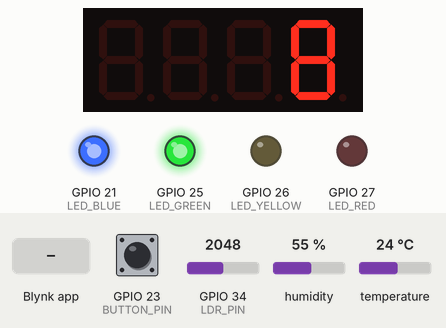
A program run on a simulated ESP32. Parts: 4-digit seven-segment display, output pins drawn as LEDs (lit = HIGH). Dashed ring = blinking. The test bench sets the inputs (shaded band); at power-on: GPIO 23 (BUTTON_PIN) HIGH, GPIO 34 (LDR_PIN) = 2048, humidity 55 %, temperature 24 °C. WiFi joins after 1.5 s; servers stay silent unless stated; what the program prints to the serial monitor is not drawn.

Above: at 3.0 s.
3.1 s: GPIO 23 (BUTTON_PIN) pulled LOW for 1.25 s
At 5.6 s:
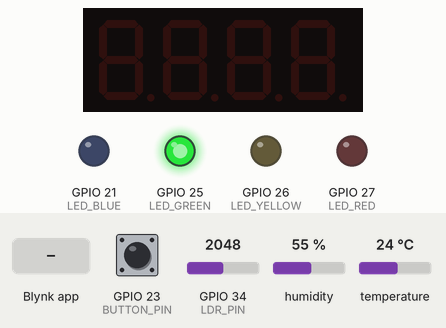
10.6 s: Blynk app writes 1 to V1
At 12.9 s:
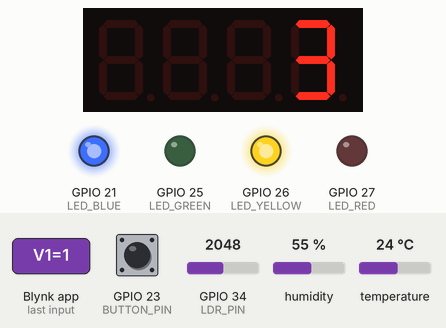
16.7 s: GPIO 34 (LDR_PIN) set to 1049
18.7 s: GPIO 34 (LDR_PIN) set to 936
At 21.1 s:
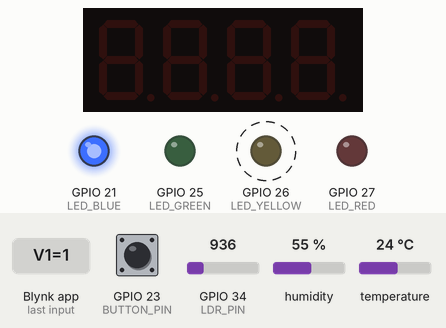
24.9 s: Blynk app writes 0 to V1
At 26.4 s:
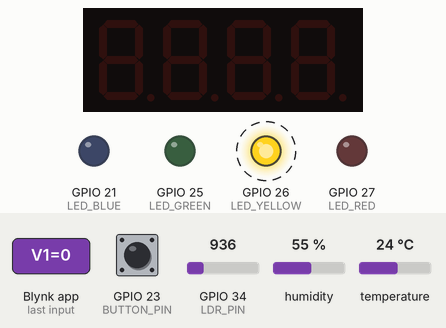
31.1 s: Blynk app writes 200 to V1
At 32.6 s:
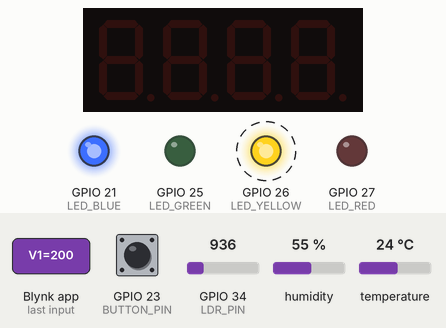
Timing chart, 0 to 38.3 s (numbered marks = the images above; inputs shaded):
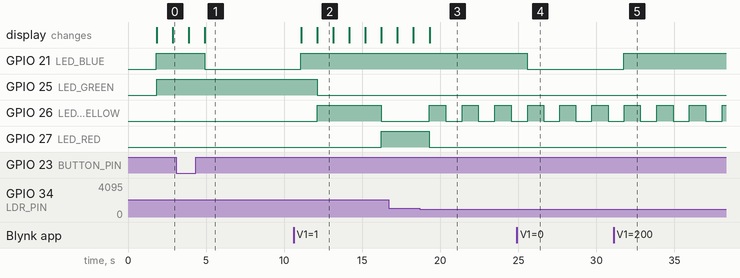

The program:

main.cpp
```cpp
#include <Arduino.h>
#include <TM1637Display.h>

// Huỳnh Quốc Khánh
#define BLYNK_TEMPLATE_ID "TMPL6tnCsAOvV"
#define BLYNK_TEMPLATE_NAME "TRAFFIC"
#define BLYNK_AUTH_TOKEN "yWPVpH6smR6fdbGtXuVFAQbFCSXLcCtK"
 // Nguyễn Hoàng Bảo Trung
// #define BLYNK_TEMPLATE_ID "TMPL6dXvmkr1O"
// #define BLYNK_TEMPLATE_NAME "ESP32 Blynk Traffic DHT Sensor"
// #define BLYNK_AUTH_TOKEN "TXqUgq7kTSIP9W667D72ycrzG47IMK_Z"

// Lê Minh Hiếu
// #define BLYNK_TEMPLATE_ID "TMPL6rEGHy8tM"
// #define BLYNK_TEMPLATE_NAME "trafficsensor"
// #define BLYNK_AUTH_TOKEN "2bggqH1AsOhMGtavtJvwU66-Va8dxPGs"


#include <WiFi.h>
#include <WiFiClient.h>
#include <BlynkSimpleEsp32.h>
#include <DHT.h>

char ssid[] = "Wokwi-GUEST";
char pass[] = "";

#define BUTTON_PIN 23
#define LED_BLUE 21
#define LED_GREEN 25
#define LED_YELLOW 26
#define LED_RED 27
#define LDR_PIN 34
#define CLK 18
#define DIO 19
#define DHT_PIN 16
#define DHT_TYPE DHT22

TM1637Display display(CLK, DIO);
DHT dht(DHT_PIN, DHT_TYPE);

int buttonState = 0, lastButtonState = HIGH;
bool displayOn = true;
int ldrValue = 0, countdown = 10;
unsigned long previousMillis = 0, blinkMillis = 0, lastDebounceTime = 0;
const long interval = 1000, blinkInterval = 500, debounceDelay = 50;
bool yellowBlinkState = false, blueButtonON = true;

enum TrafficLightState { GREEN, YELLOW, RED };
TrafficLightState lightState = GREEN;

void setupPins() {
    pinMode(BUTTON_PIN, INPUT_PULLUP);
    pinMode(LED_BLUE, OUTPUT);
    pinMode(LED_GREEN, OUTPUT);
    pinMode(LED_YELLOW, OUTPUT);
    pinMode(LED_RED, OUTPUT);
    pinMode(LDR_PIN, INPUT);
    display.setBrightness(0x0F);
    display.showNumberDec(countdown);
    Serial.begin(115200);
}

void readLDR() {
    ldrValue = analogRead(LDR_PIN);
}


bool IsReady(unsigned long &ulTimer, uint32_t millisecond) {
    if (millis() - ulTimer < millisecond) return false;
    ulTimer = millis();
    return true;
}

void handleButtonPress() {
    static unsigned long lastDebounceTime = 0;
    static int lastButtonState = HIGH;

    if (!IsReady(lastDebounceTime, 50)) return;

    int buttonState = digitalRead(BUTTON_PIN);
    if (buttonState == lastButtonState) return;

    lastButtonState = buttonState;
    if (buttonState == LOW) return;

    blueButtonON = !blueButtonON;
    displayOn = !displayOn;

    Serial.println(blueButtonON ? "Blue Light ON" : "Blue Light OFF");
    Serial.println(displayOn ? "Display ON" : "Display OFF");

    digitalWrite(LED_BLUE, blueButtonON ? HIGH : LOW);
    Blynk.virtualWrite(V1, blueButtonON);

    if (!displayOn) display.clear();
}

void updateCountdown() {
    if (millis() - previousMillis >= interval) {
        previousMillis = millis();
        countdown--;

        if (countdown < 0) {
            switch (lightState) {
                case GREEN:
                    lightState = YELLOW;
                    countdown = 3;
                    break;
                case YELLOW:
                    lightState = RED;
                    countdown = 10;
                    break;
                case RED:
                    lightState = GREEN;
                    countdown = 10;
                    break;
            }
        }

        if (displayOn) {
            display.showNumberDec(countdown);
        } else {
            display.clear();
        }

        // In thời gian đếm ngược ra Serial Monitor
        Serial.print("⏳ Thời gian đếm ngược: ");
        Serial.print(countdown);
        Serial.println(" giây");
    }
}


int ldrThreshold = 1000;
void handleTrafficLights() {
    if (ldrValue < ldrThreshold) {
        digitalWrite(LED_GREEN, LOW);
        digitalWrite(LED_RED, LOW);
        if (millis() - blinkMillis >= blinkInterval) {
            blinkMillis = millis();
            yellowBlinkState = !yellowBlinkState;
            digitalWrite(LED_YELLOW, yellowBlinkState);
        }
        if (displayOn) display.clear();

        Serial.println("⚠️ Đèn vàng nhấp nháy (chế độ ban đêm)");
    } else {
        digitalWrite(LED_GREEN, lightState == GREEN);
        digitalWrite(LED_YELLOW, lightState == YELLOW);
        digitalWrite(LED_RED, lightState == RED);

        if (lightState == GREEN) {
            Serial.println("🟢 Đèn xanh đang sáng");
        } else if (lightState == YELLOW) {
            Serial.println("🟡 Đèn vàng đang sáng");
        } else if (lightState == RED) {
            Serial.println("🔴 Đèn đỏ đang sáng");
        }
    }
}


void uptimeBlynk() {
    static unsigned long lastTime = 0;
    if (!IsReady(lastTime, 1000)) return;
    unsigned long value = lastTime / 1000;
    Blynk.virtualWrite(V0, value);
}

void readDHTSensor() {
    static unsigned long lastTime = 0;
    if (!IsReady(lastTime, 2000)) return;

    float temp = dht.readTemperature();
    float humidity = dht.readHumidity();
    if (isnan(temp) || isnan(humidity)) {
        Serial.println("Failed to read from DHT sensor!");
        return;
    }

    Serial.print("Temperature: "); Serial.print(temp);
    Serial.print("°C, Humidity: "); Serial.print(humidity);
    Serial.println("%");

    Blynk.virtualWrite(V2, temp);
    Blynk.virtualWrite(V3, humidity);
}

BLYNK_WRITE(V1) {
    blueButtonON = param.asInt();
    displayOn = blueButtonON;
    Serial.println(blueButtonON ? "Blynk -> Blue Light ON" : "Blynk -> Blue Light OFF");
    Serial.println(displayOn ? "Blynk -> Display ON" : "Blynk -> Display OFF");
    digitalWrite(LED_BLUE, blueButtonON ? HIGH : LOW);
    if (!displayOn) display.clear();
}

BLYNK_WRITE(V4) {
    ldrThreshold = param.asInt();
    Serial.print("Updated LDR Threshold: ");
    Serial.println(ldrThreshold);
}

void setup() {
    setupPins();
    dht.begin();
    Serial.print("Connecting to "); Serial.println(ssid);
    Blynk.begin(BLYNK_AUTH_TOKEN, ssid, pass);
    Serial.println("WiFi connected");
    digitalWrite(LED_BLUE, blueButtonON ? HIGH : LOW);
    Blynk.virtualWrite(V1, blueButtonON);
    Blynk.virtualWrite(V4, ldrThreshold);
    Serial.println("== START ==>");
}

void loop() {
    Blynk.run();
    readLDR();
    handleButtonPress();
    updateCountdown();
    handleTrafficLights();
    uptimeBlynk();
    readDHTSensor();
    delay(1000);  // Thêm độ trễ 1 giây để dễ đọc giá trị
}
```

Measured:
- the behaviour switches between 1000 and 999 on GPIO 34 (LDR_PIN) (found by bisection; images 2 and 3)
- after the input at 3.1 s, GPIO 21 (LED_BLUE): HIGH → LOW after 1.8 s
- after the input at 10.6 s, GPIO 21 (LED_BLUE): LOW → HIGH after 0.47 s; the display: first changes after 0.50 s (image 2 shows a later state)
- after the input at 18.7 s, GPIO 26 (LED_YELLOW): alternates HIGH for 1.0 s and LOW for 1.0 s, starting after 0.60 s; GPIO 27 (LED_RED): HIGH → LOW after 0.60 s
- after the input at 24.9 s, GPIO 21 (LED_BLUE): HIGH → LOW after 0.66 s
- after the input at 31.1 s, GPIO 21 (LED_BLUE): LOW → HIGH after 0.65 s
- what the display in image 2 shows lasts 1.1 s, from 12.1 s to 13.2 s
